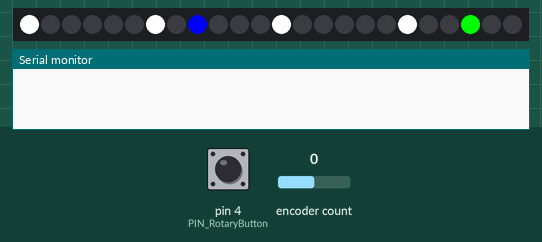
This sketch was run on a simulated Arduino Uno, built with avr-gcc and run on an emulated ATmega328P. On the bench: 24 RGB LEDs in strip order, left to right, the last lines printed to the serial monitor. Wiring (inferred from the names in the program): 24Cxx EEPROM at I2C address 0x57. Inputs (shaded band) come from the test bench; at power-on: pin 4 (PIN_RotaryButton) HIGH, encoder count 0. The local clock reads 2024-03-15 10:24:30 at power-on unless the sketch sets it; EEPROM starts erased.

Above: at 1.2 s.
1.3 s: pin 4 (PIN_RotaryButton) pulled LOW for 0.15 s
At 2.1 s:
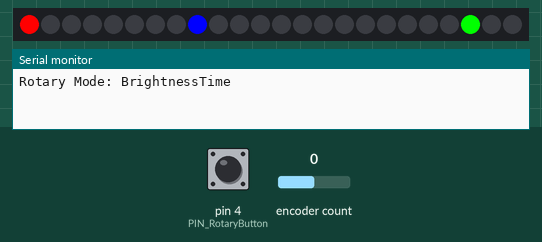
4.4 s: pin 4 (PIN_RotaryButton) pulled LOW for 1 s
At 5.7 s:
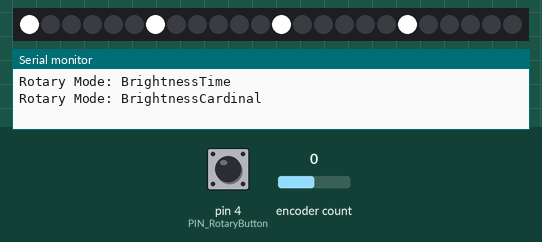
6.9 s: pin 4 (PIN_RotaryButton) pulled LOW for 0.15 s
At 7.5 s:
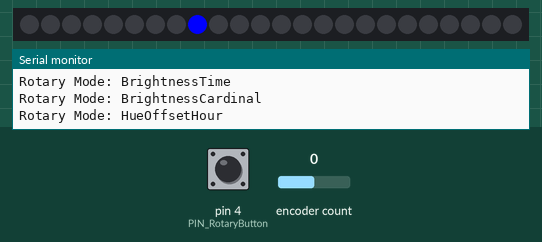
8.5 s: pin 4 (PIN_RotaryButton) pulled LOW for 3.2 s
At 12.8 s:
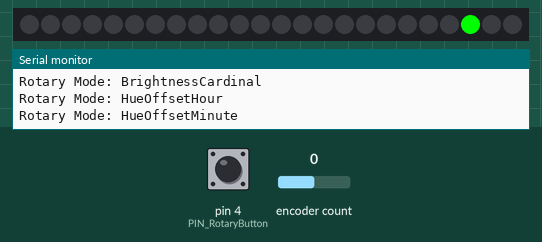
13.2 s: pin 4 (PIN_RotaryButton) pulled LOW for 0.15 s
At 14.6 s:
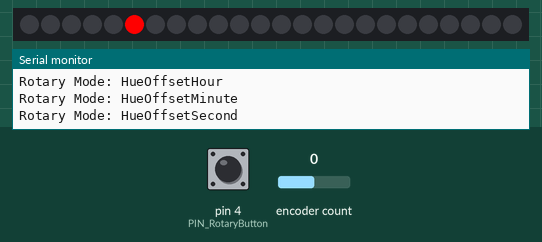
16.3 s: pin 4 (PIN_RotaryButton) pulled LOW for 1 s
At 33.9 s:
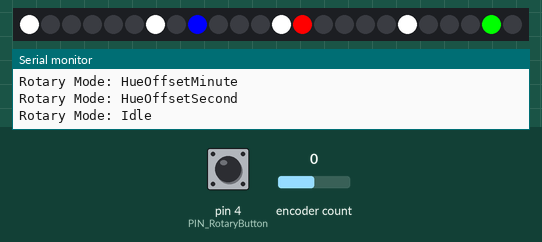
Timing chart, 0 to 35.4 s (numbered marks = the images above; inputs shaded):
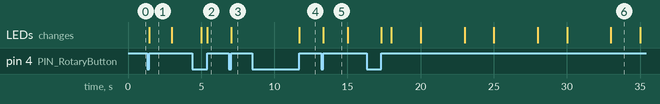

Measured:
- after the input at 1.3 s, the LEDs: change after 0.15 s (image 1)
- after the input at 4.4 s, the LEDs: first differ from a run without the input after 1.0 s (image 2)
- after the input at 6.9 s, the LEDs: change after 0.15 s (image 3)
- after the input at 8.5 s, the LEDs: change after 3.2 s (image 4)
- after the input at 13.2 s, the LEDs: change after 0.15 s (image 5)
- what the display in image 1 shows lasts 1.5 s, from 1.5 s to 3.0 s
- what the display in image 5 shows lasts 1.6 s, from 13.4 s to 15.0 s

The sketch:

ArduinoClock.ino
```cpp
#include <Adafruit_NeoPixel.h>
#include <Encoder.h>
#include <RTClib.h>
#include <Wire.h>
#include <Limits.h>

#define PIN_RotaryButton 4
#define PIN_RotaryDecrease 5
#define PIN_RotaryIncrease 6
#define PIN_PixelOut 7
#define PIXEL_Count 24
#define PIXEL_Index12 0
#define PIXEL_Index3 6
#define PIXEL_Index6 12
#define PIXEL_Index9 18
#define PIXEL_IndexOffset 12
#define EEPROM_DeviceAddress 0x57
#define EEPROM_BrightnessTimeAddress 0
#define EEPROM_BrightnessCardinalAddress 1
#define EEPROM_HueOffsetHourAddress 2
#define EEPROM_HueOffsetMinuteAddress 4
#define EEPROM_HueOffsetSecondAddress 6
#define BRIGHTNESS_Increment 1
#define BRIGHTNESS_Min 3
#define BRIGHTNESS_Max 50
#define HUE_OffsetIncrement 128
#define TIME_ButtonLongPressDuration 10000
#define TIME_IdleTimeoutDuration 30000

Adafruit_NeoPixel pixels(PIXEL_Count, PIN_PixelOut, NEO_GRB + NEO_KHZ800);

RTC_DS3231 rtc;
DateTime currentTime;
int timeHour, timeMinute, timeSecond;

Encoder encoder(PIN_RotaryDecrease, PIN_RotaryIncrease);
bool encoderButton, encoderButtonDebounce;
int brightnessTime, brightnessCardinal;
int32_t encoderPosition;
uint16_t hueOffsetHour, hueOffsetMinute, hueOffsetSecond;
unsigned long buttonPressTimeMillis;
unsigned long rotaryNonIdleTimeMillis;
enum rotaryMode { Idle, BrightnessTime, BrightnessCardinal, HueOffsetHour, HueOffsetMinute, HueOffsetSecond };
rotaryMode rotaryMode = Idle;

void setup()
{
  Serial.begin(115200);
  pixels.begin();
  Wire.begin();
  if (!rtc.begin())
  {
    Serial.println("Error: Failed to initialize DS3231");
    abort();
  }
  pinMode(PIN_RotaryButton, INPUT_PULLUP);

  brightnessTime = (int)(ReadByteFromEEPROM(EEPROM_DeviceAddress, EEPROM_BrightnessTimeAddress));
  brightnessCardinal = (int) (ReadByteFromEEPROM(EEPROM_DeviceAddress, EEPROM_BrightnessCardinalAddress));
  hueOffsetHour = ReadUIntFromEEPROM(EEPROM_DeviceAddress, EEPROM_HueOffsetHourAddress);
  hueOffsetMinute = ReadUIntFromEEPROM(EEPROM_DeviceAddress, EEPROM_HueOffsetMinuteAddress);
  hueOffsetSecond = ReadUIntFromEEPROM(EEPROM_DeviceAddress, EEPROM_HueOffsetSecondAddress);
}

void loop()
{
  UpdateTime();
  ProcessEncoder();
  UpdateNeopixel();
}

void UpdateTime()
{
  currentTime = rtc.now();
  timeHour = currentTime.twelveHour();
  timeMinute = currentTime.minute();
  timeSecond = currentTime.second();

  //char buf[] = "Time: hh:mm:ss:ms";
  //char* timeStr = currentTime.toString(buf);
  //Serial.println(timeStr);
}

void ProcessEncoder()
{
  ProcessEncoderButton();
  ProcessEncoderDial();
  UpdateIdleTime();
}

void UpdateNeopixel()
{
  uint32_t cardinalColour = pixels.Color((uint8_t)brightnessCardinal, (uint8_t)brightnessCardinal, (uint8_t)brightnessCardinal);
  uint32_t hourHue = pixels.ColorHSV(hueOffsetHour + (UINT16_MAX / 3U * 2U), 255, brightnessTime);
  uint32_t minuteHue = pixels.ColorHSV(hueOffsetMinute + (UINT16_MAX / 3U), 255, brightnessTime);
  uint32_t secondHue = pixels.ColorHSV(hueOffsetSecond, 255, brightnessTime);

  uint32_t currentColour = 0;

  pixels.clear();

  // Cardinal Points
  if (rotaryMode == Idle || rotaryMode == BrightnessCardinal)
  {
    pixels.setPixelColor(PIXEL_Index12, cardinalColour);
    pixels.setPixelColor(PIXEL_Index3, cardinalColour);
    pixels.setPixelColor(PIXEL_Index6, cardinalColour);
    pixels.setPixelColor(PIXEL_Index9, cardinalColour);
  }

  // Hour
  if (rotaryMode == Idle || rotaryMode == BrightnessTime || rotaryMode == HueOffsetHour)
  {
    int hourIndex = (int)(timeHour / 12.0f * PIXEL_Count);
    if (hourIndex == PIXEL_Count) hourIndex = 0;
    if (timeMinute >= 30) hourIndex++;
    hourIndex = (hourIndex + PIXEL_IndexOffset) % PIXEL_Count;
    currentColour = pixels.getPixelColor(hourIndex);
    pixels.setPixelColor(hourIndex, hourHue + currentColour);
  }

  // Minute
  if (rotaryMode == Idle || rotaryMode == BrightnessTime || rotaryMode == HueOffsetMinute)
  {
    int minuteIndex = (int)(timeMinute / 60.0f * PIXEL_Count);
    if (minuteIndex == PIXEL_Count) minuteIndex--;
    minuteIndex = (minuteIndex + PIXEL_IndexOffset) % PIXEL_Count;
    currentColour = pixels.getPixelColor(minuteIndex);
    pixels.setPixelColor(minuteIndex, minuteHue + currentColour);
  }

  // Second
  if (rotaryMode == Idle || rotaryMode == BrightnessTime || rotaryMode == HueOffsetSecond)
  {
    int secondIndex = (int)(timeSecond / 60.0f * PIXEL_Count) % PIXEL_Count;
    secondIndex = (secondIndex + PIXEL_IndexOffset) % PIXEL_Count;

    currentColour = pixels.getPixelColor(secondIndex);
    pixels.setPixelColor(secondIndex, secondHue + currentColour);
  }

  pixels.show();
}

void ProcessEncoderButton()
{
  encoderButton = digitalRead(PIN_RotaryButton);
  if (!encoderButton) // Button is pressed
  {
    if (!encoderButtonDebounce)
    {
      buttonPressTimeMillis = millis();
      encoderButtonDebounce = true;
    }
    else
    {
      unsigned long timeNow = millis();
      unsigned long buttonPressDuration = abs(timeNow - buttonPressTimeMillis);
      if (buttonPressDuration >= TIME_ButtonLongPressDuration)
      {
        ResetToDefaults();
      }
    }
  }
  else // Button is released
  {
    if (encoderButtonDebounce)
    {
      encoderButtonDebounce = false;

      unsigned long timeNow = millis();
      unsigned long buttonPressDuration = abs(timeNow - buttonPressTimeMillis);
      if (buttonPressDuration < TIME_ButtonLongPressDuration) // Don't increment if this was a long button press
      {
        IncrementRotaryMode();
      }
    }
  }
}

void ProcessEncoderDial()
{
  if (rotaryMode == Idle) return;

  long previousEncoderPosition = encoderPosition;
  encoderPosition = encoder.read();
  if (encoderPosition != previousEncoderPosition)
  {
    float difference = encoderPosition - previousEncoderPosition;

    switch (rotaryMode)
    {
      case BrightnessTime:
        brightnessTime += (difference > 0 ? BRIGHTNESS_Increment : -BRIGHTNESS_Increment);
        if (brightnessTime > BRIGHTNESS_Max) brightnessTime = BRIGHTNESS_Max;
        else if (brightnessTime < BRIGHTNESS_Min) brightnessTime = BRIGHTNESS_Min;
        Serial.print("BrightnessTime: ");
        Serial.println(brightnessTime);
        break;

      case BrightnessCardinal:
        brightnessCardinal += (difference > 0 ? BRIGHTNESS_Increment : -BRIGHTNESS_Increment);
        if (brightnessCardinal > BRIGHTNESS_Max) brightnessCardinal = BRIGHTNESS_Max;
        else if (brightnessCardinal < 0) brightnessCardinal = 0;
        Serial.print("BrightnessCardinal: ");
        Serial.println(brightnessCardinal);
        break;

      case HueOffsetHour:
        hueOffsetHour += (difference > 0 ? HUE_OffsetIncrement : -HUE_OffsetIncrement);
        Serial.print("HueOffsetHour: ");
        Serial.println(hueOffsetHour);
        break;

      case HueOffsetMinute:
        hueOffsetMinute += (difference > 0 ? HUE_OffsetIncrement : -HUE_OffsetIncrement);
        Serial.print("HueOffsetMinute: ");
        Serial.println(hueOffsetMinute);
        break;

      case HueOffsetSecond:
        hueOffsetSecond += (difference > 0 ? HUE_OffsetIncrement : -HUE_OffsetIncrement);
        Serial.print("HueOffsetSecond: ");
        Serial.println(hueOffsetSecond);
        break;
    }
  }
}

void UpdateIdleTime()
{
  if (rotaryMode != Idle)
  {
    unsigned long currentTimeMillis = millis();
    unsigned long nonIdleDuration = abs(currentTimeMillis - rotaryNonIdleTimeMillis);
    if (nonIdleDuration > TIME_IdleTimeoutDuration)
    {
      rotaryMode = Idle;
    }
  }
}

void IncrementRotaryMode()
{
  switch (rotaryMode)
  {
    case Idle:
      rotaryMode = BrightnessTime;
      Serial.println("Rotary Mode: BrightnessTime");
      break;

    case BrightnessTime:
      WriteByteToEEPROM(EEPROM_DeviceAddress, EEPROM_BrightnessTimeAddress, brightnessTime);
      rotaryMode = BrightnessCardinal;
      Serial.println("Rotary Mode: BrightnessCardinal");
      break;

    case BrightnessCardinal:
      WriteByteToEEPROM(EEPROM_DeviceAddress, EEPROM_BrightnessCardinalAddress, brightnessCardinal);
      rotaryMode = HueOffsetHour;
      Serial.println("Rotary Mode: HueOffsetHour");
      break;

    case HueOffsetHour:
      WriteUIntToEEPROM(EEPROM_DeviceAddress, EEPROM_HueOffsetHourAddress, hueOffsetHour);
      rotaryMode = HueOffsetMinute;
      Serial.println("Rotary Mode: HueOffsetMinute");
      break;

    case HueOffsetMinute:
      WriteUIntToEEPROM(EEPROM_DeviceAddress, EEPROM_HueOffsetMinuteAddress, hueOffsetMinute);
      rotaryMode = HueOffsetSecond;
      Serial.println("Rotary Mode: HueOffsetSecond");
      break;

    case HueOffsetSecond:
      WriteUIntToEEPROM(EEPROM_DeviceAddress, EEPROM_HueOffsetSecondAddress, hueOffsetSecond);
      rotaryMode = Idle;
      Serial.println("Rotary Mode: Idle");
      break;
  }

  if (rotaryMode != Idle)
  {
    rotaryNonIdleTimeMillis = millis();
  }
}

void WriteByteToEEPROM(int deviceAddress, unsigned int eepromAddress, byte data)
{
  byte addressByte1 = eepromAddress >> 8;
  byte addressByte2 = eepromAddress & 0xFF;
  Wire.beginTransmission(deviceAddress);
  Wire.write(addressByte1);
  Wire.write(addressByte2);
  Wire.write(data);
  Wire.endTransmission();
}

byte ReadByteFromEEPROM(int deviceAddress, unsigned int eepromAddress)
{
  byte value;
  byte addressByte1 = eepromAddress >> 8;
  byte addressByte2 = eepromAddress & 0xFF;
  Wire.beginTransmission(deviceAddress);
  Wire.write(addressByte1);
  Wire.write(addressByte2);
  Wire.endTransmission();

  Wire.requestFrom(deviceAddress, 1);
  if (Wire.available()) value = Wire.read();
  return value;
}

void WriteUIntToEEPROM(int deviceAddress, unsigned int eepromAddress, unsigned int data)
{
  byte addressByte1 = eepromAddress >> 8; // Most significant byte
  byte addressByte2 = eepromAddress & 0xFF; // Least significant byte
  byte dataByte1 = data >> 8;
  byte dataByte2 = data & 0xFF;

  Wire.beginTransmission(deviceAddress);
  Wire.write(addressByte1);
  Wire.write(addressByte2);
  Wire.write(dataByte1);
  Wire.write(dataByte2);
  Wire.endTransmission();
}

unsigned int ReadUIntFromEEPROM(int deviceAddress, unsigned int eepromAddress)
{
  unsigned int value;
  byte valueByte1, valueByte2;
  byte addressByte1 = eepromAddress >> 8;
  byte addressByte2 = eepromAddress & 0xFF;

  Wire.beginTransmission(deviceAddress);
  Wire.write(addressByte1);
  Wire.write(addressByte2);
  Wire.endTransmission();
  Wire.requestFrom(deviceAddress, 2);
  if (Wire.available()) valueByte1 = Wire.read();
  if (Wire.available()) valueByte2 = Wire.read();
  value = (valueByte1 << 8) | valueByte2;
  return value;
}

void ResetToDefaults()
{
  const byte defaultBrightnessTime = BRIGHTNESS_Min;
  const byte defaultBrightnessCardinal = 1;
  const uint16_t defaultHueOffset = 0;

  brightnessTime = defaultBrightnessTime;
  brightnessCardinal = defaultBrightnessCardinal;
  hueOffsetHour = defaultHueOffset;
  hueOffsetMinute = defaultHueOffset;
  hueOffsetSecond = defaultHueOffset;
  rotaryMode = Idle;

  WriteByteToEEPROM(EEPROM_DeviceAddress, EEPROM_BrightnessTimeAddress, brightnessTime);
  WriteByteToEEPROM(EEPROM_DeviceAddress, EEPROM_BrightnessCardinalAddress, brightnessCardinal);
  WriteUIntToEEPROM(EEPROM_DeviceAddress, EEPROM_HueOffsetHourAddress, hueOffsetHour);
  WriteUIntToEEPROM(EEPROM_DeviceAddress, EEPROM_HueOffsetMinuteAddress, hueOffsetMinute);
  WriteUIntToEEPROM(EEPROM_DeviceAddress, EEPROM_HueOffsetSecondAddress, hueOffsetSecond);
}
```
